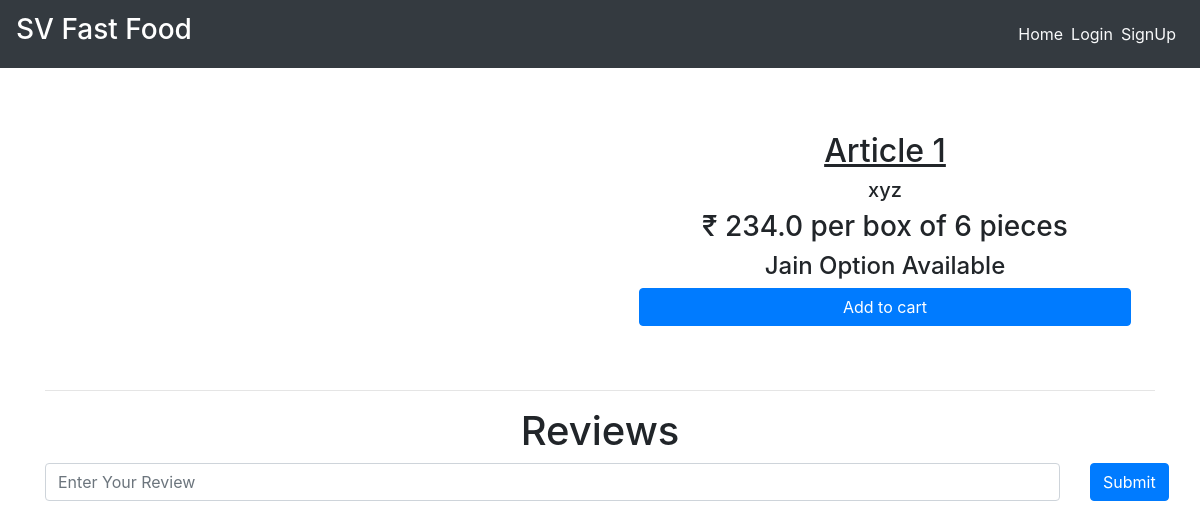
The page /dishes/test-1 on the database its author committed.
### main/models.py (models this page shows, shortened)
class Item(models.Model):
    LABELS = (
        ('BestSeller', 'BestSeller'),
        ('New', 'New'),
        ('Spicy🔥', 'Spicy🔥'),
    )
    LABEL_COLOUR = (
        ('danger', 'danger'),
        ('success', 'success'),
        ('primary', 'primary'),
        ('info', 'info')
    )
    title = models.CharField(max_length=150)
    description = models.CharField(max_length=250,blank=True)
    price = models.FloatField()
    pieces = models.IntegerField(default=6)
    instructions = models.CharField(max_length=250,default="Jain Option Available")
    image = models.ImageField(default='default.png', upload_to='images/')
    labels = models.CharField(max_length=25, choices=LABELS, blank=True)
    label_colour = models.CharField(max_length=15, choices=LABEL_COLOUR, blank=True)
    slug = models.SlugField(default="sushi_name")
    created_by = models.ForeignKey(User, on_delete=models.CASCADE)

### main/views.py (the view)
# urls.py: path('dishes/<slug>', views.menuDetail, name='dishes'),
def menuDetail(request, slug):
    item = Item.objects.filter(slug=slug).first()
    reviews = Reviews.objects.filter(rslug=slug).order_by('-id')[:7]
    context = {
        'item' : item,
        'reviews' : reviews,
    }
    return render(request, 'main/dishes.html', context)

### main/templates/main/dishes.html (shortened to what this page needs)
{% extends "main/layout.html" %}
{% block content %}
<div class="dishes">
  <main class="mt-3 pt-4 main">
    <div class="container dark-grey-text">
      <div class="row wow fadeIn">
        <div class="col-md-6 mb-4">
        </div>
        <div class="col-md-6 mb-4 information">
          <div class="p-4 content">
            <div class="mt-0">
                <h2><u>{{ item.title }}</u><span class="badge badge-{{ item.label_colour }} ml-2">{{ item.labels }}</span></h2>
            </div>
            <div class="lead">
              {% if item.description %}
              <h5>{{ item.description }}</h5>
              {% endif %}
              <h3>₹ {{ item.price }} per box of {{ item.pieces}} pieces</h3>
              <h4>{{ item.instructions }}</h4>
            </div>
            <a href="{% url 'main:add-to-cart' item.slug %}" class="btn btn-primary btn-md my-0 p">Add to cart</a>
          </div>
        </div>
      </div>
      <hr>
    </div>
  </main>
  <div class="container">
    <h1 class="text-center">Reviews</h1>
    <form action="{% url 'main:add_reviews' %}" method="POST" class="mb-3">
      <div class="row">
        <div class="col-sm-11">
          <input type="text" name="review" class="form-control" placeholder="Enter Your Review">
        </div>
        <div class="col-sm-1">
          <button type="submit" class="btn btn-primary">Submit</button>
        </div>
      </div>
    </form>
  </div>
</div>
{% endblock content %}

### main/static/main/styles.css (style rules this page uses)
.dishes .main .container .row .content { display: flex; flex-direction: column; text-align: center; justify-content: center; }
.dishes .main .container .row .information { display: flex; flex-direction: column; text-align: center; justify-content: center; }

### rows shown on the page
Item: title "Article 1", description "xyz", price "234.0", pieces "6", instructions "Jain Option Available"
